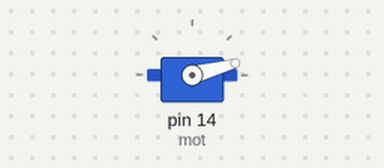
The sketch below on a simulated Arduino Uno, built with avr-gcc and run on an emulated ATmega328P. Shown: servo.

Above: at 0.1 s.
At 2.1 s:
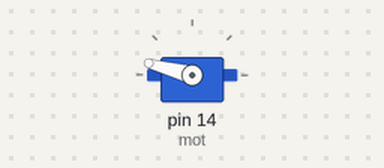
Timing chart, 0 to 5.5 s (numbered marks = the images above):
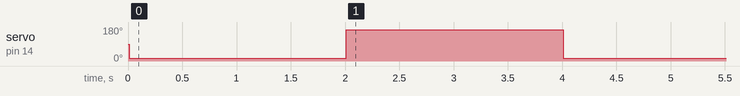

The sketch:

sketch_nov3a.ino
```cpp
#include <Servo.h>
Servo mot;

void setup() {
  // put your setup code here, to run once:
  pinMode(14, OUTPUT);
  mot.attach(14);
  delay(10);

  mot.write(15);
  delay(2000);
  mot.write(165);
  delay(2000);
  mot.write(15);
  delay(2000);
}

void loop() {
  // put your main code here, to run repeatedly:

}
```
